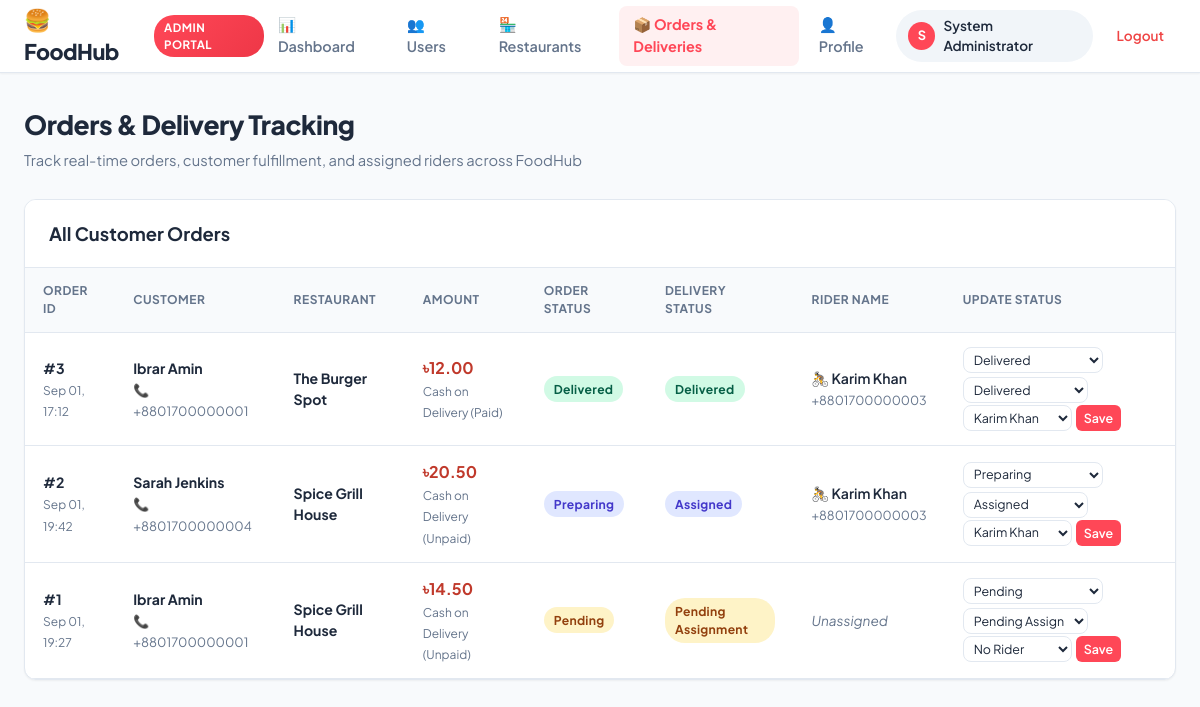
The app's page /admin/orders.php (signed in) with its own data.
### tables this page shows
CREATE TABLE orders (
    order_id INT AUTO_INCREMENT PRIMARY KEY,
    customer_id INT NOT NULL,
    restaurant_id INT NOT NULL,
    total_amount DECIMAL(10, 2) NOT NULL,
    order_status ENUM('Pending', 'Preparing', 'Ready for Delivery', 'Out for Delivery', 'Delivered', 'Cancelled') DEFAULT 'Pending',
    delivery_address TEXT NOT NULL,
    payment_method VARCHAR(50) DEFAULT 'Cash on Delivery',
    payment_status ENUM('Unpaid', 'Paid') DEFAULT 'Unpaid',
    created_at TIMESTAMP DEFAULT CURRENT_TIMESTAMP,
    updated_at TIMESTAMP DEFAULT CURRENT_TIMESTAMP ON UPDATE CURRENT_TIMESTAMP,
    FOREIGN KEY (customer_id) REFERENCES users(user_id) ON DELETE CASCADE,
    FOREIGN KEY (restaurant_id) REFERENCES restaurants(restaurant_id) ON DELETE CASCADE
);

CREATE TABLE users (
    user_id INT AUTO_INCREMENT PRIMARY KEY,
    name VARCHAR(100) NOT NULL,
    username VARCHAR(50) NOT NULL UNIQUE,
    email VARCHAR(100) NOT NULL UNIQUE,
    phone VARCHAR(20) NULL,
    role ENUM('Administrator', 'Customer', 'Restaurant Manager', 'Rider') NOT NULL DEFAULT 'Customer',
    password VARCHAR(255) NOT NULL,
    address TEXT NULL,
    status ENUM('Active', 'Inactive', 'Suspended') NOT NULL DEFAULT 'Active',
    created_at TIMESTAMP DEFAULT CURRENT_TIMESTAMP,
    updated_at TIMESTAMP DEFAULT CURRENT_TIMESTAMP ON UPDATE CURRENT_TIMESTAMP
);

CREATE TABLE restaurants (
    restaurant_id INT AUTO_INCREMENT PRIMARY KEY,
    user_id INT NOT NULL,
    name VARCHAR(150) NOT NULL,
    description TEXT,
    address VARCHAR(255) NOT NULL,
    phone VARCHAR(20),
    status ENUM('Pending', 'Approved', 'Rejected', 'Suspended') DEFAULT 'Pending',
    created_at TIMESTAMP DEFAULT CURRENT_TIMESTAMP,
    updated_at TIMESTAMP DEFAULT CURRENT_TIMESTAMP ON UPDATE CURRENT_TIMESTAMP,
    FOREIGN KEY (user_id) REFERENCES users(user_id) ON DELETE CASCADE
);

### admin/orders.php (called while the page is built)
<?php
require_once __DIR__ . '/../views/admin/orders.php';

### models/order_model.php (called while the page is built, shortened)
<?php
function get_all_orders($conn) {
    $sql = "
        SELECT
            o.order_id,
            o.total_amount,
            o.order_status,
            o.delivery_address,
            o.payment_method,
            o.payment_status,
            o.created_at,
            u.user_id AS customer_id,
            u.name AS customer_name,
            u.phone AS customer_phone,
            u.email AS customer_email,
            r.restaurant_id,
            r.name AS restaurant_name,
            d.delivery_id,
            COALESCE(d.delivery_status, 'Pending Assignment') AS delivery_status,
            rider.user_id AS rider_id,
            COALESCE(rider.name, 'Unassigned') AS rider_name,
            rider.phone AS rider_phone
        FROM orders o
        JOIN users u ON o.customer_id = u.user_id
        JOIN restaurants r ON o.restaurant_id = r.restaurant_id
        LEFT JOIN deliveries d ON o.order_id = d.order_id
        LEFT JOIN users rider ON d.rider_id = rider.user_id
        ORDER BY o.order_id DESC
    ";
    $result = mysqli_query($conn, $sql);
    $orders = [];
    if ($result) {
        while ($row = mysqli_fetch_assoc($result)) {
            $orders[] = $row;
        }
    }
    return $orders;
}

### controllers/admin/order_controller.php (called while the page is built, shortened)
<?php
require_once __DIR__ . '/../../config/db.php';
require_once __DIR__ . '/../../models/order_model.php';
require_once __DIR__ . '/../../models/user_model.php';
$riders = get_active_riders($conn);
$orders = get_all_orders($conn);

### models/user_model.php (called while the page is built, shortened)
<?php
function get_active_riders($conn) {
    $sql = "SELECT user_id, name, phone FROM users WHERE role = 'Rider' AND status = 'Active' ORDER BY name ASC";
    $result = mysqli_query($conn, $sql);
    $riders = [];
    if ($result) {
        while ($row = mysqli_fetch_assoc($result)) {
            $riders[] = $row;
        }
    }
    return $riders;
}

### views/admin/orders.php (the view, shortened to what this page needs)
<?php
require_once __DIR__ . '/../../controllers/admin/order_controller.php';
require_once __DIR__ . '/../partials/header.php';
require_once __DIR__ . '/../partials/navbar.php';
?>
<div class="main-wrapper">
    <div class="page-header">
        <div>
            <h1 class="page-title">Orders & Delivery Tracking</h1>
            <p class="page-subtitle">Track real-time orders, customer fulfillment, and assigned riders across FoodHub</p>
        </div>
    </div>
    <div class="card">
        <div class="card-header">
            <h2 class="card-title">All Customer Orders</h2>
        </div>
        <div class="table-responsive">
            <table class="data-table">
                <thead>
                    <tr>
                        <th>Order ID</th>
                        <th>Customer</th>
                        <th>Restaurant</th>
                        <th>Amount</th>
                        <th>Order Status</th>
                        <th>Delivery Status</th>
                        <th>Rider Name</th>
                        <th>Update Status</th>
                    </tr>
                </thead>
                <tbody>
                    <?php if (!empty($orders) && count($orders) > 0): ?>
                        <?php foreach ($orders as $o): ?>
                        <tr>
                            <td>
                                <strong>#<?php echo $o['order_id']; ?></strong><br>
                                <span style="font-size: 0.75rem; color: var(--text-muted);">
                                    <?php echo date('M d, H:i', strtotime($o['created_at'])); ?>
                                </span>
                            </td>
                            <td>
                                <strong><?php echo htmlspecialchars($o['customer_name']); ?></strong><br>
                                <span style="font-size: 0.8rem; color: var(--text-muted);">📞 <?php echo htmlspecialchars($o['customer_phone'] ?? 'N/A'); ?></span>
                            </td>
                            <td>
                                <strong><?php echo htmlspecialchars($o['restaurant_name']); ?></strong>
                            </td>
                            <td>
                                <strong style="font-size: 1rem; color: var(--primary-dark);">
                                    ৳<?php echo number_format((float)$o['total_amount'], 2); ?>
                                </strong><br>
                                <span style="font-size: 0.75rem; color: var(--text-muted);">
                                    <?php echo htmlspecialchars($o['payment_method']); ?> (<?php echo htmlspecialchars($o['payment_status']); ?>)
                                </span>
                            </td>
                            <td>
                                <?php
                                $ost = $o['order_status'];
                                $obadge = 'badge-pending';
                                if ($ost === 'Delivered') $obadge = 'badge-delivered';
                                elseif ($ost === 'Cancelled') $obadge = 'badge-cancelled';
                                elseif ($ost === 'Preparing' || $ost === 'Ready for Delivery' || $ost === 'Out for Delivery') $obadge = 'badge-rider';
                                ?>
                                <span class="badge <?php echo $obadge; ?>"><?php echo htmlspecialchars($ost); ?></span>
                            </td>
                            <td>
                                <?php
                                $dst = $o['delivery_status'];
                                $dbadge = 'badge-pending';
                                if ($dst === 'Delivered') $dbadge = 'badge-delivered';
                                elseif ($dst === 'Cancelled') $dbadge = 'badge-cancelled';
                                elseif ($dst === 'Assigned' || $dst === 'Picked Up') $dbadge = 'badge-rider';
                                ?>
                                <span class="badge <?php echo $dbadge; ?>"><?php echo htmlspecialchars($dst); ?></span>
                            </td>
                            <td>
                                <?php if ($o['rider_name'] !== 'Unassigned'): ?>
                                    <span style="font-weight: 600; color: #1e293b;">🚴 <?php echo htmlspecialchars($o['rider_name']); ?></span><br>
                                    <span style="font-size: 0.78rem; color: var(--text-muted);"><?php echo htmlspecialchars($o['rider_phone'] ?? ''); ?></span>
                                <?php else: ?>
                                    <span style="font-size: 0.85rem; color: var(--text-muted); font-style: italic;">Unassigned</span>
                                <?php endif; ?>
                            </td>
                            <td>
                                <form action="<?php echo htmlspecialchars($_SERVER['PHP_SELF']); ?>" method="POST" class="inline-form" style="flex-direction: column; align-items: flex-start; gap: 4px;">
                                    <div style="display: flex; gap: 4px; flex-wrap: wrap;">
                                        <select name="order_status" class="form-control" style="width: auto; padding: 3px 6px; font-size: 0.78rem;" title="Order Status">
                                            <option value="Pending" <?php echo ($ost === 'Pending') ? 'selected' : ''; ?>>Pending</option>
                                            <option value="Preparing" <?php echo ($ost === 'Preparing') ? 'selected' : ''; ?>>Preparing</option>
                                            <option value="Delivered" <?php echo ($ost === 'Delivered') ? 'selected' : ''; ?>>Delivered</option>
                                        </select>
                                        <select name="delivery_status" class="form-control" style="width: auto; padding: 3px 6px; font-size: 0.78rem;" title="Delivery Status">
                                            <option value="Pending Assignment" <?php echo ($dst === 'Pending Assignment') ? 'selected' : ''; ?>>Pending Assign</option>
                                            <option value="Assigned" <?php echo ($dst === 'Assigned') ? 'selected' : ''; ?>>Assigned</option>
                                            <option value="Delivered" <?php echo ($dst === 'Delivered') ? 'selected' : ''; ?>>Delivered</option>
                                        </select>
                                    </div>
                                    <div style="display: flex; gap: 4px; width: 100%; margin-top: 2px;">
                                        <select name="rider_id" class="form-control" style="width: auto; padding: 3px 6px; font-size: 0.78rem;" title="Assign Rider">
                                            <option value="">No Rider</option>
                                            <?php foreach ($riders as $rd): ?>
                                                <option value="<?php echo $rd['user_id']; ?>" <?php echo ($o['rider_id'] == $rd['user_id']) ? 'selected' : ''; ?>>
                                                    <?php echo htmlspecialchars($rd['name']); ?>
                                                </option>
                                            <?php endforeach; ?>
                                        </select>
                                        <button type="submit" class="btn btn-primary btn-sm" style="padding: 3px 8px; font-size: 0.78rem;">
                                            Save
                                        </button>
                                    </div>
                                </form>
                            </td>
                        </tr>
                        <?php endforeach; ?>
                    <?php endif; ?>
                </tbody>
            </table>
        </div>
    </div>
</div>
<?php require_once __DIR__ . '/../partials/footer.php'; ?>

### assets/css/style.css (style rules this page uses)
:root { --primary: #ff4757; --primary-hover: #ee3747; --primary-light: #fff0f1; --primary-dark: #c0392b; --secondary: #2f3542; --secondary-hover: #1e2229; --bg-main: #f8fafc; --bg-card: #ffffff; --text-main: #1e293b; --text-muted: #64748b; --border-color: #e2e8f0; --border-light: #f1f5f9; --shadow-sm: 0 1px 2px 0 rgba(0, 0, 0, 0.05); --shadow-md: 0 4px 6px -1px rgba(0, 0, 0, 0.07), 0 2px 4px -2px rgba(0, 0, 0, 0.05); --shadow-lg: 0 10px 15px -3px rgba(0, 0, 0, 0.08), 0 4px 6px -4px rgba(0, 0, 0, 0.04); --radius-sm: 8px; --radius-md: 12px; --radius-lg: 16px; --success: #10b981; --success-bg: #ecfdf5; --warning: #f59e0b; --warning-bg: #fffbeb; --danger: #ef4444; --danger-bg: #fef2f2; --info: #3b82f6; --info-bg: #eff6ff; }
* { margin: 0; padding: 0; box-sizing: border-box; }
body { font-family: 'Plus Jakarta Sans', -apple-system, BlinkMacSystemFont, 'Segoe UI', Roboto, sans-serif; background-color: var(--bg-main); color: var(--text-main); line-height: 1.5; min-height: 100vh; }
.main-wrapper { max-width: 1280px; margin: 0 auto; padding: 32px 24px; }
.page-header { display: flex; align-items: center; justify-content: space-between; margin-bottom: 28px; flex-wrap: wrap; gap: 16px; }
.page-title { font-size: 1.65rem; font-weight: 800; color: var(--text-main); letter-spacing: -0.5px; }
.page-subtitle { color: var(--text-muted); font-size: 0.92rem; margin-top: 4px; }
.card { background: var(--bg-card); border: 1px solid var(--border-color); border-radius: var(--radius-md); box-shadow: var(--shadow-sm); margin-bottom: 32px; overflow: hidden; }
.card-header { padding: 20px 24px; border-bottom: 1px solid var(--border-color); display: flex; align-items: center; justify-content: space-between; background: #ffffff; flex-wrap: wrap; gap: 12px; }
.card-title { font-size: 1.15rem; font-weight: 700; color: var(--text-main); margin-bottom: 0; }
.form-control { width: 100%; padding: 10px 14px; font-size: 0.92rem; font-family: inherit; border: 1.5px solid var(--border-color); border-radius: var(--radius-sm); background: #ffffff; color: var(--text-main); transition: all 0.2s ease; outline: none; }
.btn { display: inline-flex; align-items: center; justify-content: center; gap: 8px; padding: 10px 20px; font-size: 0.9rem; font-weight: 600; font-family: inherit; border-radius: var(--radius-sm); border: none; cursor: pointer; text-decoration: none; transition: all 0.2s ease; }
.btn-primary { background: var(--primary); color: #ffffff; }
.btn-sm { padding: 6px 12px; font-size: 0.8rem; border-radius: 6px; }
.table-responsive { overflow-x: auto; width: 100%; }
.data-table { width: 100%; border-collapse: collapse; text-align: left; font-size: 0.88rem; }
.data-table th { background: #f8fafc; color: var(--text-muted); font-weight: 700; text-transform: uppercase; font-size: 0.75rem; letter-spacing: 0.5px; padding: 14px 18px; border-bottom: 1px solid var(--border-color); }
.data-table td { padding: 14px 18px; border-bottom: 1px solid var(--border-color); color: var(--text-main); vertical-align: middle; }
.badge { display: inline-flex; align-items: center; padding: 4px 10px; border-radius: 20px; font-size: 0.76rem; font-weight: 700; letter-spacing: 0.3px; text-decoration: none; }
.badge-rider { background: #e0e7ff; color: #4338ca; }
.badge-success, .badge-approved, .badge-delivered, .badge-available, .badge-active { background: #d1fae5; color: #065f46; }
.badge-pending { background: #fef3c7; color: #92400e; }

### records on screen
orders: order_id "3", created_at "Sep 01, 17:12", customer.name "Ibrar Amin", customer.phone "+8801700000001", restaurant.name "The Burger Spot", total_amount "12.00", payment_method "Cash on Delivery", payment_status "Paid", order_status "Delivered", dst "Delivered", rider_name "Karim Khan", users.phone "+8801700000003"
orders: order_id "2", created_at "Sep 01, 19:42", customer.name "Sarah Jenkins", customer.phone "+8801700000004", restaurant.name "Spice Grill House", total_amount "20.50", payment_method "Cash on Delivery", payment_status "Unpaid", order_status "Preparing", dst "Assigned", rider_name "Karim Khan", users.phone "+8801700000003"
orders: order_id "1", created_at "Sep 01, 19:27", customer.name "Ibrar Amin", customer.phone "+8801700000001", restaurant.name "Spice Grill House", total_amount "14.50", payment_method "Cash on Delivery", payment_status "Unpaid", order_status "Pending", dst "Pending Assignment", shows "Unassigned"

### other values on screen
substr($display_username, 0, 1) "S"
$display_username "System Administrator"
form field rider_id "Karim Khan"
